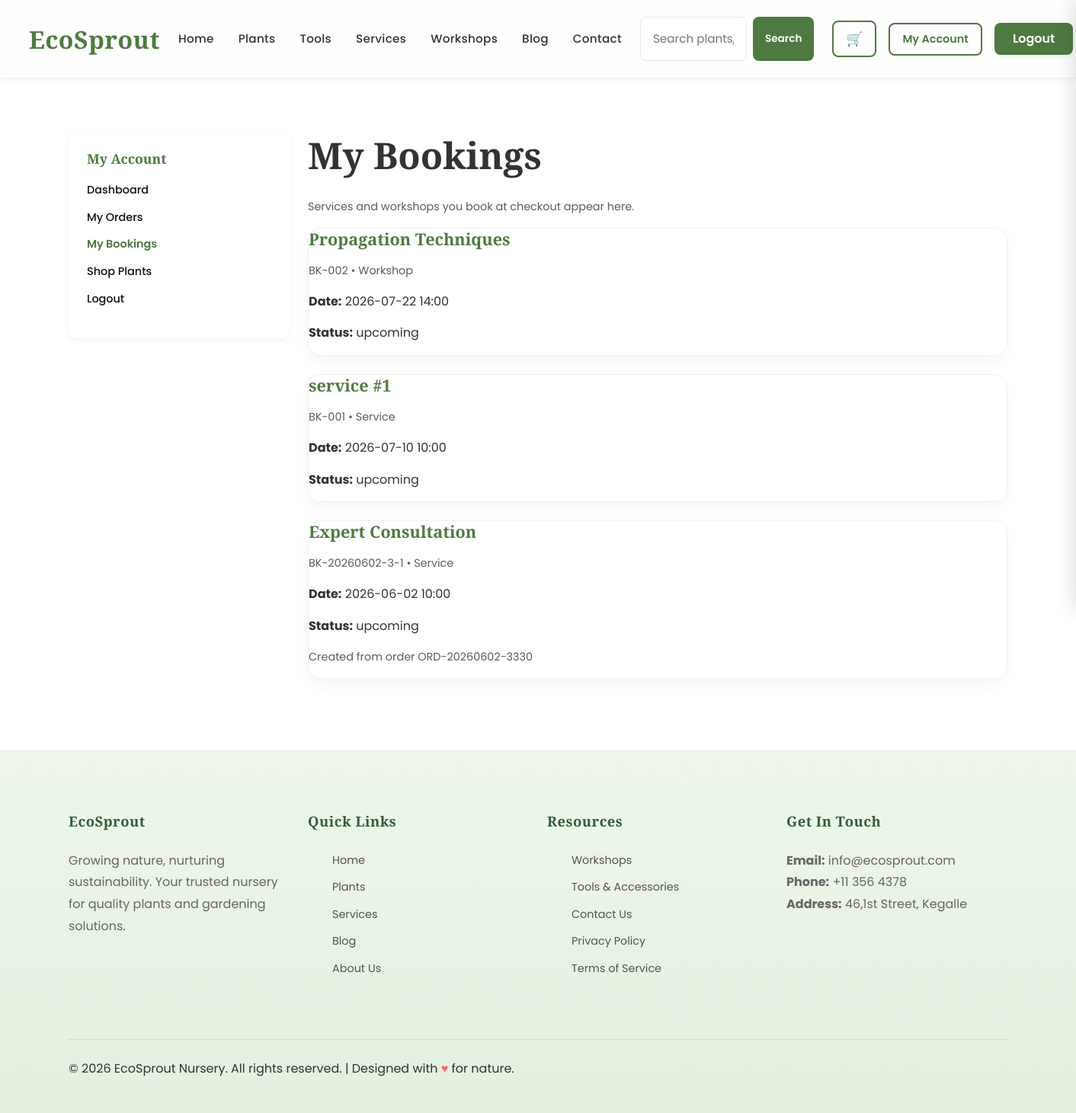
/Frontend/customer/bookings.php (signed in), run on the app's committed database.
### tables this page shows
CREATE TABLE IF NOT EXISTS `bookings` (
  `id` int NOT NULL AUTO_INCREMENT,
  `user_id` int NOT NULL,
  `booking_number` varchar(20) NOT NULL,
  `booking_type` varchar(20) NOT NULL,
  `reference_id` int NOT NULL,
  `booking_date` date NOT NULL,
  `booking_time` time DEFAULT NULL,
  `status` varchar(50) NOT NULL DEFAULT 'upcoming',
  `notes` text,
  `created_at` timestamp NULL DEFAULT CURRENT_TIMESTAMP,
  PRIMARY KEY (`id`),
  UNIQUE KEY `booking_number` (`booking_number`),
  KEY `idx_bookings_user` (`user_id`)
);

CREATE TABLE IF NOT EXISTS `workshops` (
  `id` int NOT NULL AUTO_INCREMENT,
  `title` varchar(255) NOT NULL,
  `description` text,
  `event_date` date NOT NULL,
  `event_time` time NOT NULL,
  `duration_hours` decimal(4,1) DEFAULT '2.0',
  `difficulty` varchar(50) DEFAULT 'Beginner',
  `capacity` int NOT NULL DEFAULT '20',
  `spots_available` int NOT NULL DEFAULT '20',
  `price` decimal(10,2) NOT NULL,
  `image_url` varchar(255) DEFAULT 'assets/images/workshop-1.jpg',
  `image_url_2` varchar(255) DEFAULT NULL,
  `image_url_3` varchar(255) DEFAULT NULL,
  `is_active` tinyint NOT NULL DEFAULT '1',
  `created_at` timestamp NULL DEFAULT CURRENT_TIMESTAMP,
  PRIMARY KEY (`id`)
);

CREATE TABLE IF NOT EXISTS `services` (
  `id` int NOT NULL AUTO_INCREMENT,
  `name` varchar(255) NOT NULL,
  `description` text,
  `price` decimal(10,2) NOT NULL,
  `price_note` varchar(100) DEFAULT NULL,
  `icon_emoji` varchar(20) DEFAULT NULL,
  `image_url` varchar(255) DEFAULT 'assets/images/service-1.jpg',
  `image_url_2` varchar(255) DEFAULT NULL,
  `image_url_3` varchar(255) DEFAULT NULL,
  `is_active` tinyint NOT NULL DEFAULT '1',
  `created_at` timestamp NULL DEFAULT CURRENT_TIMESTAMP,
  PRIMARY KEY (`id`)
);

### Frontend/includes/helpers.php (called while the page is built, shortened)
<?php
function e($text)
{
  return htmlspecialchars((string) $text, ENT_QUOTES, 'UTF-8');
}

### Frontend/customer/bookings.php (the view, shortened to what this page needs)
<?php
require_once __DIR__ . '/../config/db.php';
require_once __DIR__ . '/../includes/helpers.php';
$user_id = (int) $_SESSION['user_id'];
$stmt = $pdo->prepare('SELECT * FROM bookings WHERE user_id = :uid ORDER BY booking_date DESC');
$stmt->bindParam(':uid', $user_id, PDO::PARAM_INT);
$stmt->execute();
$bookings = $stmt->fetchAll();
include '../includes/header.php';
?>
<main>
<section class="section">
<div class="container">
<div class="row">
<div class="col-md-3 mb-4"><?php include '../includes/customer_sidebar.php'; ?></div>
<div class="col-md-9">
<h1 style="margin-bottom: var(--spacing-lg);">My Bookings</h1>
<p class="text-muted">Services and workshops you book at checkout appear here.</p>
<?php foreach ($bookings as $b) {
  $title = $b['booking_type'] . ' #' . (int)$b['reference_id'];
  if ($b['booking_type'] === 'service') {
    $ref = $pdo->prepare('SELECT name FROM services WHERE id = :id');
    $ref->bindParam(':id', $b['reference_id'], PDO::PARAM_INT);
    $ref->execute();
    $row = $ref->fetch();
    if ($row) { $title = $row['name']; }
  }
  if ($b['booking_type'] === 'workshop') {
    $ref = $pdo->prepare('SELECT title FROM workshops WHERE id = :id');
    $ref->bindParam(':id', $b['reference_id'], PDO::PARAM_INT);
    $ref->execute();
    $row = $ref->fetch();
    if ($row) { $title = $row['title']; }
  }
?>
<div class="card mb-4">
<h4 style="color:var(--primary-color);"><?php echo e($title); ?></h4>
<p class="text-muted"><?php echo e($b['booking_number']); ?> • <?php echo e(ucfirst($b['booking_type'])); ?></p>
<p><strong>Date:</strong> <?php echo e($b['booking_date']); ?> <?php echo e(substr($b['booking_time'], 0, 5)); ?></p>
<p><strong>Status:</strong> <?php echo e($b['status']); ?></p>
<?php if (!empty($b['notes'])) { ?><p class="text-muted"><?php echo e($b['notes']); ?></p><?php } ?>
</div>
<?php } ?>
</div>
</div>
</div>
</section>
</main>
<?php include '../includes/footer.php'; ?>

### Frontend/assets/css/style.css (style rules this page uses)
:root { --primary-color: #4F7942; --secondary-color: #7BA05B; --light-green: #DDEED8; --background-color: #F8F9F5; --text-color: #333333; --secondary-text: #666666; --surface-color: #FFFFFF; --dark-green: #2D5A3D; --accent-color: #7BA05B; --light-gray: #E5E5E5; --border-color: #E5E5E5; --spacing-xs: 4px; --spacing-sm: 8px; --spacing-md: 16px; --spacing-lg: 24px; --spacing-xl: 32px; --spacing-xxl: 48px; --border-radius: 8px; --border-radius-lg: 12px; --transition: all 0.3s ease; }
* { margin: 0; padding: 0; box-sizing: border-box; }
html { scroll-behavior: smooth; }
body { font-family: 'Poppins', sans-serif; background-color: var(--background-color); color: var(--text-color); line-height: 1.6; font-size: 16px; }
h1, h2, h3, h4, h5, h6 { font-family: 'Playfair Display', serif; color: var(--text-color); line-height: 1.3; margin-bottom: var(--spacing-md); font-weight: 700; }
h1 { font-size: 3rem; }
h4 { font-size: 1.35rem; font-weight: 600; }
p { margin-bottom: var(--spacing-md); color: var(--text-color); }
.card { border-radius: 16px; overflow: hidden; border: 1px solid #eef2ee; box-shadow: 0 8px 20px rgba(0,0,0,0.04); transition: all .3s ease; }
.container { max-width: 1280px; margin: auto; padding: 0 24px; }
.section { padding: 70px var(--spacing-lg); }
.section:nth-child(odd) { background-color: var(--surface-color); }
.section { position: relative; }
.mb-4 { margin-bottom: var(--spacing-xl); }
.text-muted { color: #999; font-size: 0.9rem; }

### data on the page
bookings: workshops.title "Propagation Techniques", booking_number "BK-002", booking_type "Workshop", booking_date "2026-07-22", booking_time "14:00", status "upcoming"
bookings: title "service #1", booking_number "BK-001", booking_type "Service", booking_date "2026-07-10", booking_time "10:00", status "upcoming"
bookings: services.name "Expert Consultation", booking_number "BK-20260602-3-1", booking_type "Service", booking_date "2026-06-02", booking_time "10:00", status "upcoming", notes "Created from order ORD-20260602-3330"
